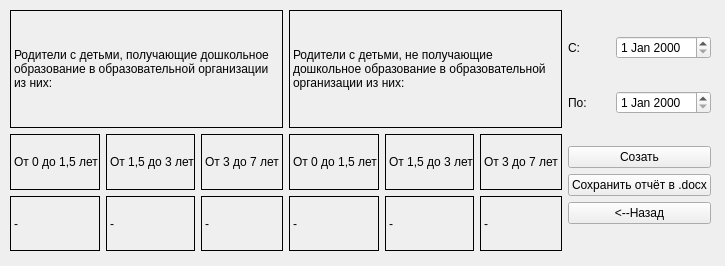
<?xml version="1.0" encoding="UTF-8"?>
<ui version="4.0">
 <class>Form</class>
 <widget class="QWidget" name="Form">
  <property name="geometry">
   <rect>
    <x>0</x>
    <y>0</y>
    <width>725</width>
    <height>266</height>
   </rect>
  </property>
  <property name="windowTitle">
   <string>Form</string>
  </property>
  <widget class="QWidget" name="horizontalLayoutWidget">
   <property name="geometry">
    <rect>
     <x>0</x>
     <y>0</y>
     <width>721</width>
     <height>261</height>
    </rect>
   </property>
   <layout class="QHBoxLayout" name="horizontalLayout">
    <property name="leftMargin">
     <number>10</number>
    </property>
    <property name="topMargin">
     <number>10</number>
    </property>
    <property name="rightMargin">
     <number>10</number>
    </property>
    <property name="bottomMargin">
     <number>10</number>
    </property>
    <item>
     <layout class="QVBoxLayout" name="verticalLayout">
      <item>
       <widget class="QLabel" name="label">
        <property name="frameShape">
         <enum>QFrame::Box</enum>
        </property>
        <property name="text">
         <string>Родители с детьми, получающие дошкольное образование в образовательной организации из них:</string>
        </property>
        <property name="textFormat">
         <enum>Qt::AutoText</enum>
        </property>
        <property name="wordWrap">
         <bool>true</bool>
        </property>
       </widget>
      </item>
      <item>
       <layout class="QHBoxLayout" name="horizontalLayout_5">
        <item>
         <layout class="QVBoxLayout" name="verticalLayout_4">
          <item>
           <widget class="QLabel" name="label_3">
            <property name="frameShape">
             <enum>QFrame::Box</enum>
            </property>
            <property name="text">
             <string>От 0 до 1,5 лет</string>
            </property>
           </widget>
          </item>
          <item>
           <widget class="QLabel" name="children1">
            <property name="frameShape">
             <enum>QFrame::Box</enum>
            </property>
            <property name="text">
             <string>-</string>
            </property>
           </widget>
          </item>
         </layout>
        </item>
        <item>
         <layout class="QVBoxLayout" name="verticalLayout_6">
          <item>
           <widget class="QLabel" name="label_4">
            <property name="frameShape">
             <enum>QFrame::Box</enum>
            </property>
            <property name="text">
             <string>От 1,5 до 3 лет</string>
            </property>
           </widget>
          </item>
          <item>
           <widget class="QLabel" name="children2">
            <property name="frameShape">
             <enum>QFrame::Box</enum>
            </property>
            <property name="text">
             <string>-</string>
            </property>
           </widget>
          </item>
         </layout>
        </item>
        <item>
         <layout class="QVBoxLayout" name="verticalLayout_5">
          <item>
           <widget class="QLabel" name="label_5">
            <property name="frameShape">
             <enum>QFrame::Box</enum>
            </property>
            <property name="text">
             <string>От 3 до 7 лет</string>
            </property>
           </widget>
          </item>
          <item>
           <widget class="QLabel" name="children3">
            <property name="frameShape">
             <enum>QFrame::Box</enum>
            </property>
            <property name="text">
             <string>-</string>
            </property>
           </widget>
          </item>
         </layout>
        </item>
       </layout>
      </item>
     </layout>
    </item>
    <item>
     <layout class="QVBoxLayout" name="verticalLayout_2">
      <item>
       <widget class="QLabel" name="label_2">
        <property name="frameShape">
         <enum>QFrame::Box</enum>
        </property>
        <property name="text">
         <string>Родители с детьми, не получающие дошкольное образование в образовательной организации из них:</string>
        </property>
        <property name="wordWrap">
         <bool>true</bool>
        </property>
       </widget>
      </item>
      <item>
       <layout class="QHBoxLayout" name="horizontalLayout_6">
        <item>
         <layout class="QVBoxLayout" name="verticalLayout_7">
          <item>
           <widget class="QLabel" name="label_6">
            <property name="frameShape">
             <enum>QFrame::Box</enum>
            </property>
            <property name="text">
             <string>От 0 до 1,5 лет</string>
            </property>
           </widget>
          </item>
          <item>
           <widget class="QLabel" name="children4">
            <property name="frameShape">
             <enum>QFrame::Box</enum>
            </property>
            <property name="text">
             <string>-</string>
            </property>
           </widget>
          </item>
         </layout>
        </item>
        <item>
         <layout class="QVBoxLayout" name="verticalLayout_9">
          <item>
           <widget class="QLabel" name="label_13">
            <property name="frameShape">
             <enum>QFrame::Box</enum>
            </property>
            <property name="text">
             <string>От 1,5 до 3 лет</string>
            </property>
           </widget>
          </item>
          <item>
           <widget class="QLabel" name="children5">
            <property name="frameShape">
             <enum>QFrame::Box</enum>
            </property>
            <property name="text">
             <string>-</string>
            </property>
           </widget>
          </item>
         </layout>
        </item>
        <item>
         <layout class="QVBoxLayout" name="verticalLayout_8">
          <item>
           <widget class="QLabel" name="label_8">
            <property name="frameShape">
             <enum>QFrame::Box</enum>
            </property>
            <property name="text">
             <string>От 3 до 7 лет</string>
            </property>
           </widget>
          </item>
          <item>
           <widget class="QLabel" name="children6">
            <property name="frameShape">
             <enum>QFrame::Box</enum>
            </property>
            <property name="text">
             <string>-</string>
            </property>
           </widget>
          </item>
         </layout>
        </item>
       </layout>
      </item>
     </layout>
    </item>
    <item>
     <layout class="QVBoxLayout" name="verticalLayout_16">
      <item>
       <layout class="QVBoxLayout" name="verticalLayout_17">
        <property name="sizeConstraint">
         <enum>QLayout::SetMaximumSize</enum>
        </property>
        <item>
         <layout class="QHBoxLayout" name="horizontalLayout_2">
          <item>
           <widget class="QLabel" name="label_7">
            <property name="text">
             <string>C:</string>
            </property>
           </widget>
          </item>
          <item>
           <widget class="QDateEdit" name="from_date"/>
          </item>
         </layout>
        </item>
       </layout>
      </item>
      <item>
       <layout class="QHBoxLayout" name="horizontalLayout_3">
        <item>
         <widget class="QLabel" name="label_9">
          <property name="text">
           <string>По:</string>
          </property>
         </widget>
        </item>
        <item>
         <widget class="QDateEdit" name="to_date"/>
        </item>
       </layout>
      </item>
      <item>
       <layout class="QVBoxLayout" name="verticalLayout_18">
        <property name="sizeConstraint">
         <enum>QLayout::SetFixedSize</enum>
        </property>
        <item>
         <widget class="QPushButton" name="create_report_btn">
          <property name="text">
           <string>Созать</string>
          </property>
         </widget>
        </item>
        <item>
         <widget class="QPushButton" name="save_us_docx_btn">
          <property name="text">
           <string>Сохранить отчёт в .docx</string>
          </property>
         </widget>
        </item>
        <item>
         <widget class="QPushButton" name="back_btn">
          <property name="text">
           <string>&lt;--Назад</string>
          </property>
         </widget>
        </item>
       </layout>
      </item>
     </layout>
    </item>
   </layout>
  </widget>
 </widget>
 <resources/>
 <connections/>
</ui>
